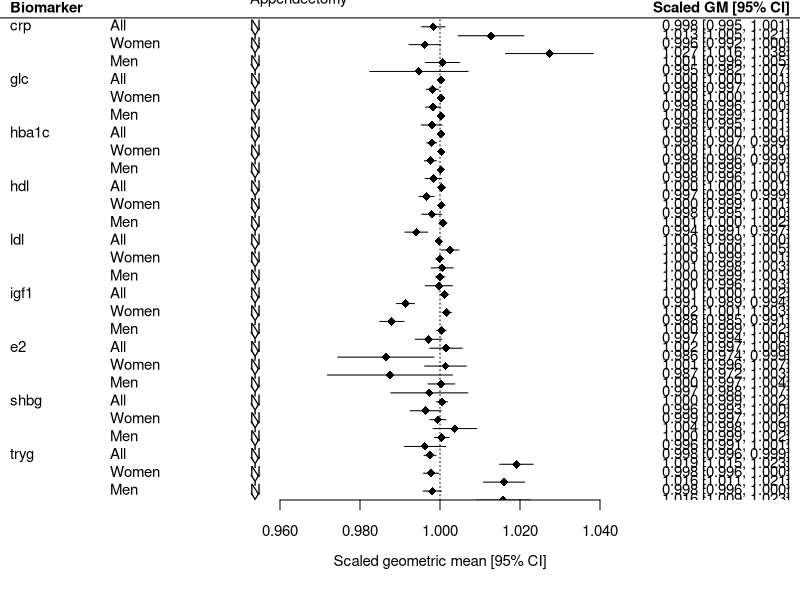

The R source for this figure: (Note: this script raises an error after producing the figure.)
# Forest plots for appendectomy and GI cancers manuscript

library(readxl)
library(tidyverse)
library(metafor)

t2 <- read_xlsx("appendix_biomarkers.xlsx", sheet = 1)
df <- data.frame(t2[, c(2,3)])

par(mar=c(5,0,0,1))
forest(x = t2$estimate, ci.ub = t2$ci.high, ci.lb = t2$ci.low, 
       refline=1, efac = 0, xlab="Scaled geometric mean [95% CI]", 
       psize= 1.3, digits = 3,
       pch = 18, 
       rows = c(53:0),
       slab = t2$biomarker, 
       ilab = df,
       ilab.xpos = c(0.915, 0.95), ilab.pos = 4,
       xlim = c(0.89, 1.09), 
       header = c("Biomarker", "Scaled GM [95% CI]"),
       cex=0.9)

text(0.95, 56, "Appendectomy", cex = 0.9, pos = 4)

par("usr")

# With ggplot2
t3 <- read_xlsx("appendix_biomarkers.xlsx", sheet = 2)

ggplot(t3, aes(x = estimate, y = fct_inorder(rev(group)), 
               colour = Append, xmin = ci.low, xmax = ci.high)) + 
        geom_pointrange() + theme_bw() +
        geom_errorbar(aes(xmin=ci.low, xmax=ci.high), width=0.5, cex=1) + 
        ylab('Group') + xlab("Geometric mean biomarker concentration") +
        facet_grid(biomarker ~ ., scales = "free_y") +
        ggtitle("Biomarker measurements in appendectomy\nand non-appendectomy groups") +
        theme(axis.title.y =element_blank())

# MetS-colorectal cancer and pancreatic cancer by PRS category

t4 <- read_xlsx("appendix_biomarkers.xlsx", sheet = 4) %>% filter(inclusion == T)
df <- data.frame(t4[, c(2,3)])

par(mar=c(5,0,0,1))
forest(x = t4$estimate, ci.ub = t4$ci.high, ci.lb = t4$ci.low, 
       refline=1, efac = 0, xlab="HR [95% CI]", 
       psize= 1.3, #digits = 3,
       pch = 18, 
       rows = c(17:0),
       slab = t4$cancer, 
       ilab = df,
       ilab.xpos = c(-1.5, -0.5), ilab.pos = 4,
       xlim = c(-3, 4.5), 
       #header = c("Biomarker", "Scaled GM [95% CI]"),
       cex=0.9)

text(0.95, 56, "Appendectomy", cex = 0.9, pos = 4)

par("usr")

t4 <- read_xlsx("appendix_biomarkers.xlsx", sheet = 5) %>% filter(inclusion == T)
df <- data.frame(t4[, c(2,3)])
   
# With ggplot2 vertically
library(ggplot2)
ggplot(t4) + 
        geom_hline(yintercept = 1, colour = "grey") +
        geom_pointrange(aes(y=estimate, x= fct_inorder(prs.cat), shape = metS, 
                                 ymin=ci.low, ymax=ci.high, group=metS), 
                        position = position_dodge(width = 0.5)) +
        theme_bw() + xlab("Polygenic risk score category") + 
        ylab("Hazard ratio (95% CI)") +
        ylim(0.2, 3.5) + scale_y_continuous(n.breaks = 6) +
        facet_wrap(. ~ cancer, scales = "free") +
        #facet_grid(cancer ~ ., scales = "free_x") +
        labs(shape = "MetS definition") +
        theme(legend.position = "bottom",
              panel.grid.major = element_blank(),
              panel.grid.minor = element_blank())

# Horizontally
ggplot(t4) + 
        geom_pointrange(aes(x=estimate, y= fct_inorder(prs.cat), shape = metS, 
                            xmin=ci.low, xmax=ci.high, group=metS), 
                        position = position_dodge(width = 0.5)) +
        scale_x_continuous(n.breaks = 6) +
        geom_vline(xintercept = 1, colour = "grey") +
        theme_bw() + ylab("Polygenic risk score category") + 
        xlab("Hazard ratio (95% CI)") +
        facet_grid(cancer ~ ., scales = "free_y") +
        labs(shape = "MetS definition") +
        theme(legend.position = "bottom") #+
        #annotate("text", label = "n = 0.70", x = 2, y = 3, size = 3)
